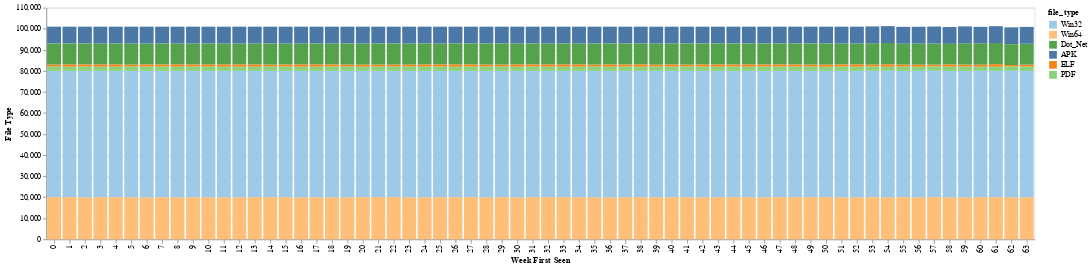

Source (notebook cell):
### Code cell
# Add a 'week' column to the dataframe
plotdf = pl.concat([train_df, test_df])
start_date = pd.Timestamp("2023-09-24")
plotdf = plotdf.with_columns(
    pl.from_epoch("first_submission_date", time_unit="s").alias("first_submission_dt")
)
plotdf = plotdf.with_columns(
    (
        (pl.col("first_submission_dt") - pl.lit(start_date)).dt.total_days() // 7
    ).cast(pl.Int64).alias("week")
)

print(plotdf.shape)

# Plot file types across weeks
gbdf = plotdf.group_by(["file_type", "week"]).agg(pl.len().alias("count"))
alt.Chart(gbdf).mark_bar().encode(
    alt.X('week:O', axis=alt.Axis(title='Week First Seen')),
    alt.Y('count:Q', axis=alt.Axis(title='File Type')),
        alt.Color('file_type:N', scale=alt.Scale(range=["#4c78a8", "#54a24b", "#f58518",  "#88d27a",  "#9ecae9", "#ffbf79"]),
              legend=alt.Legend(values=["Win32", "Win64", "Dot_Net", "APK", "ELF", "PDF"]))
)

### Figure 1 — Vega-Lite specification as saved in the notebook (floating-point values rounded to 4 significant figures; data arrays with more than 128 entries replaced by an {"elided": "..."} marker saying what was removed)
{"config": {"view": {"continuousWidth": 300, "continuousHeight": 300}}, "data": {"name": "data-19e43cc9e26fa2b4753d20cc82bc2c0c"}, "mark": {"type": "bar"}, "encoding": {"color": {"field": "file_type", "legend": {"values": ["Win32", "Win64", "Dot_Net", "APK", "ELF", "PDF"]}, "scale": {"range": ["#4c78a8", "#54a24b", "#f58518", "#88d27a", "#9ecae9", "#ffbf79"]}, "type": "nominal"}, "x": {"axis": {"title": "Week First Seen"}, "field": "week", "type": "ordinal"}, "y": {"axis": {"title": "File Type"}, "field": "count", "type": "quantitative"}}, "$schema": "https://vega.github.io/schema/vega-lite/v5.20.1.json", "datasets": {"data-19e43cc9e26fa2b4753d20cc82bc2c0c": {"elided": "384 records"}}}
